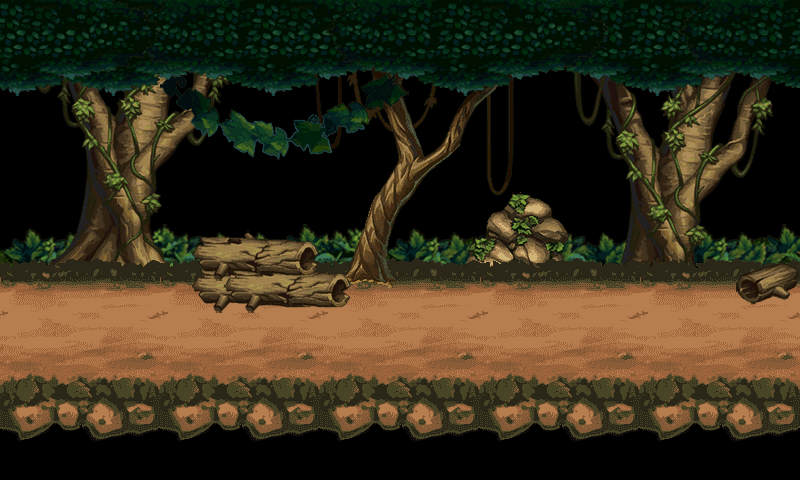

This game map was drawn from its Tiled (.tmx) file and the tilesets committed beside it. A one-line description and the trimmed map source follow:
An orthogonal 25x15 tile map with 32x32 px tiles, 13 tile layers (BackGrass, Tree02, Land, Tree, ...), 2 tilesets.

<map version="1.0" orientation="orthogonal" renderorder="right-down" width="25" height="15" tilewidth="32" tileheight="32" nextobjectid="1">
 <tileset firstgid="1" name="2_1_atlas" tilewidth="32" tileheight="32" tilecount="1089" columns="33">
  <image source="2_1_atlas.PNG" width="1056" height="1056" />
 </tileset>
 <tileset firstgid="1090" name="Jungle_Edges" tilewidth="32" tileheight="32" tilecount="256" columns="16">
  <image source="Jungle_Edges.png" width="512" height="512" />
 </tileset>
 <layer name="BackGrass" width="25" height="15">
  <data>[375 cells, 75 non-empty, 36 distinct tile ids]</data>
 </layer>
 <layer name="Tree02" width="25" height="15">
  <data>[375 cells, 182 non-empty, 101 distinct tile ids]</data>
 </layer>
 <layer name="Land" width="25" height="15">
  <data>[375 cells, 150 non-empty, 30 distinct tile ids]</data>
 </layer>
 <layer name="Tree" width="25" height="15">
  <data>[375 cells, 72 non-empty, 72 distinct tile ids]</data>
 </layer>
 <layer name="House" width="25" height="15">
  <data>[375 cells, 0 non-empty, 0 distinct tile ids]</data>
 </layer>
 <layer name="Rock01" width="25" height="15">
  <data>[375 cells, 8 non-empty, 8 distinct tile ids]</data>
 </layer>
 <layer name="Rock02" width="25" height="15">
  <data>[375 cells, 8 non-empty, 8 distinct tile ids]</data>
 </layer>
 <layer name="Rock03" width="25" height="15">
  <data>[375 cells, 12 non-empty, 12 distinct tile ids]</data>
 </layer>
 <layer name="Ivy" width="25" height="15">
  <data>[375 cells, 24 non-empty, 24 distinct tile ids]</data>
 </layer>
 <layer name="Leaf04" width="25" height="15">
  <data>[375 cells, 0 non-empty, 0 distinct tile ids]</data>
 </layer>
 <layer name="Leaf01" width="25" height="15">
  <data>[375 cells, 51 non-empty, 27 distinct tile ids]</data>
 </layer>
 <layer name="Leaf02" width="25" height="15">
  <data>[375 cells, 39 non-empty, 27 distinct tile ids]</data>
 </layer>
 <layer name="Leaf03" width="25" height="15">
  <data>[375 cells, 42 non-empty, 27 distinct tile ids]</data>
 </layer>
</map>
